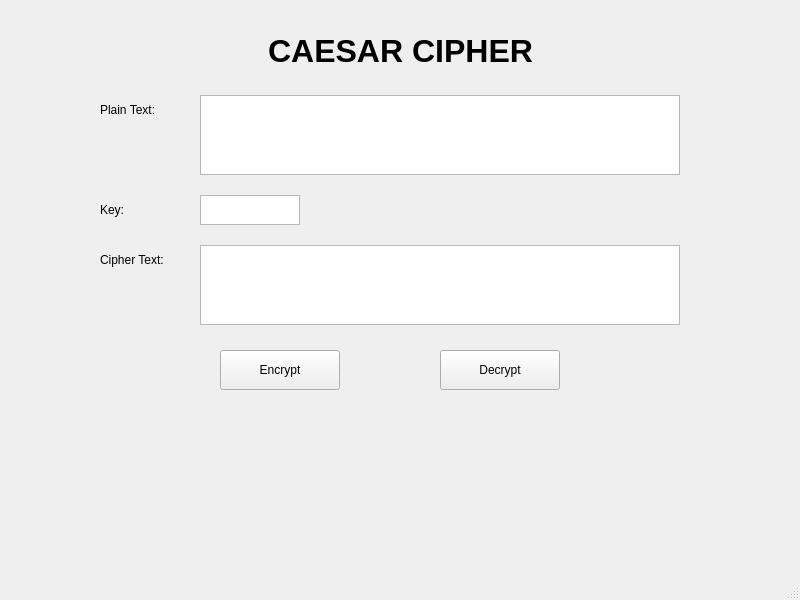
<?xml version="1.0" encoding="UTF-8"?>
<ui version="4.0">
 <class>MainWindow</class>
 <widget class="QMainWindow" name="MainWindow">
  <property name="geometry">
   <rect>
    <x>0</x>
    <y>0</y>
    <width>800</width>
    <height>600</height>
   </rect>
  </property>
  <property name="windowTitle">
   <string>Caesar Cipher</string>
  </property>
  <widget class="QWidget" name="centralwidget">

   <!-- Tiêu đề -->
   <widget class="QLabel" name="label">
    <property name="geometry">
     <rect>
      <x>260</x>
      <y>20</y>
      <width>281</width>
      <height>61</height>
     </rect>
    </property>
    <property name="font">
     <font>
      <pointsize>24</pointsize>
      <bold>true</bold>
     </font>
    </property>
    <property name="alignment">
     <set>Qt::AlignCenter</set>
    </property>
    <property name="text">
     <string>CAESAR CIPHER</string>
    </property>
   </widget>

   <!-- Plain text -->
   <widget class="QLabel" name="label_2">
    <property name="geometry">
     <rect>
      <x>100</x>
      <y>100</y>
      <width>100</width>
      <height>20</height>
     </rect>
    </property>
    <property name="text">
     <string>Plain Text:</string>
    </property>
   </widget>
   <widget class="QTextEdit" name="textEdit">
    <property name="geometry">
     <rect>
      <x>200</x>
      <y>95</y>
      <width>480</width>
      <height>80</height>
     </rect>
    </property>
   </widget>

   <!-- Key -->
   <widget class="QLabel" name="label_3">
    <property name="geometry">
     <rect>
      <x>100</x>
      <y>200</y>
      <width>100</width>
      <height>20</height>
     </rect>
    </property>
    <property name="text">
     <string>Key:</string>
    </property>
   </widget>
   <widget class="QTextEdit" name="textEdit_2">
    <property name="geometry">
     <rect>
      <x>200</x>
      <y>195</y>
      <width>100</width>
      <height>30</height>
     </rect>
    </property>
   </widget>

   <!-- Cipher text -->
   <widget class="QLabel" name="label_4">
    <property name="geometry">
     <rect>
      <x>100</x>
      <y>250</y>
      <width>100</width>
      <height>20</height>
     </rect>
    </property>
    <property name="text">
     <string>Cipher Text:</string>
    </property>
   </widget>
   <widget class="QTextEdit" name="textEdit_3">
    <property name="geometry">
     <rect>
      <x>200</x>
      <y>245</y>
      <width>480</width>
      <height>80</height>
     </rect>
    </property>
   </widget>

   <!-- Nút -->
   <widget class="QPushButton" name="pushButton">
    <property name="geometry">
     <rect>
      <x>220</x>
      <y>350</y>
      <width>120</width>
      <height>40</height>
     </rect>
    </property>
    <property name="text">
     <string>Encrypt</string>
    </property>
   </widget>
   <widget class="QPushButton" name="pushButton_2">
    <property name="geometry">
     <rect>
      <x>440</x>
      <y>350</y>
      <width>120</width>
      <height>40</height>
     </rect>
    </property>
    <property name="text">
     <string>Decrypt</string>
    </property>
   </widget>

  </widget>
  <widget class="QMenuBar" name="menubar">
   <property name="geometry">
    <rect>
     <x>0</x>
     <y>0</y>
     <width>800</width>
     <height>26</height>
    </rect>
   </property>
  </widget>
  <widget class="QStatusBar" name="statusbar"/>
 </widget>
 <resources/>
 <connections/>
</ui>
